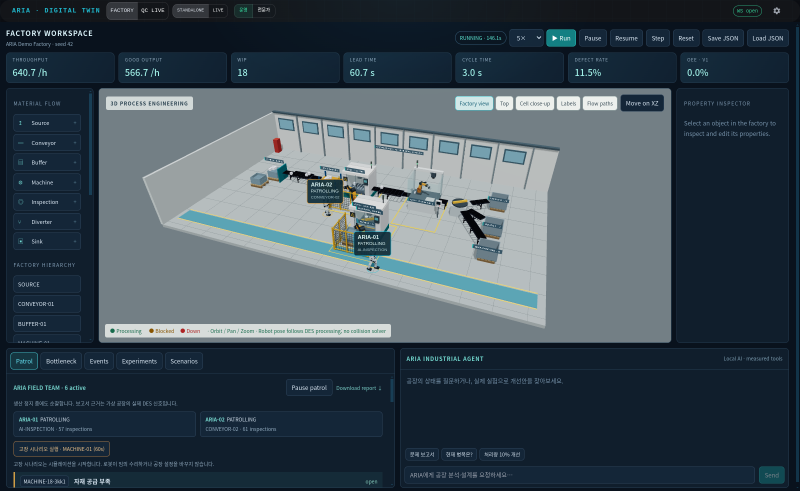
#> input picture docs/images/01-factory-running.png, 1600 x 981 px (shown at 1/2 size)
$ python -i build_vision_audit.py   (imports and definitions only)
#> lines starting #> are read from the running program, lines starting #| are printed output that depends on the picture
"""L1 CPU-only report adapter: reuse verified P1 maps, EvidenceStore and posthoc.
GT is consumed only by this offline audit/evaluation; never detector input.
"""
import csv,json,os,tempfile,shutil
from pathlib import Path
# [1 line not run here, left out]
import numpy as np
from PIL import Image
import matplotlib
# [1 line not run here, left out]
import matplotlib.pyplot as plt
from aria.dashboard import store
from aria.simulation.des.evidence import EvidenceStore
from aria.simulation.dt.posthoc import reconstruct_b
ROOT=store.ROOT;OUT=ROOT/'docs/reports/vision_audit';DATA=ROOT/'data'
CLASSES=('bottle','screw','carpet');MODELS=('coreset','ccifps','random_same_k')
def write(path,value):path.write_text(json.dumps(value,ensure_ascii=False,indent=2,allow_nan=False)+'\n')
def crop(path):
#> called with path = '../docs/images/01-factory-running.png'
 im=Image.open(path).convert('RGB');w,h=im.size
#> in crop, im is the input picture: PIL image 1600x981 RGB; mean R, G, B 61.7, 75.7, 85.8
#> after `w, h = im.size`: w = 1600; h = 981
 size=(256,int(256*h/w)) if w<=h else (int(256*w/h),256)
#> size = (417, 256)
 im=im.resize(size,Image.Resampling.BILINEAR);left=round((size[0]-224)/2);top=round((size[1]-224)/2)
#> after `im = im.resize(size, Image.Resampling.BILINEAR)`:
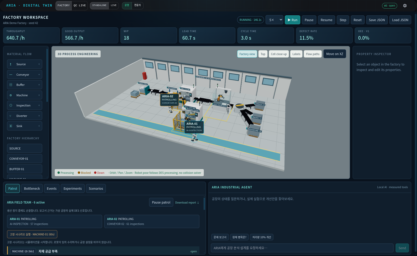
#> im: PIL image 417x256 RGB; mean R, G, B 61.7, 75.7, 85.8
#> after `left = round((size[0] - 224) / 2)`: left = 96
#> after `top = round((size[1] - 224) / 2)`: top = 16
 return im.crop((left,top,left+224,top+224))
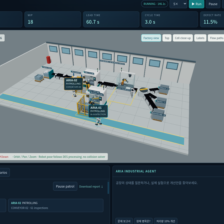
#> returned value: PIL image 224x224 RGB; mean R, G, B 89.2, 103.3, 111.1
# [75 lines left out: functions fit_mask, build, not called in this run]
# [1 line not run here, left out]

>>> result = crop('../docs/images/01-factory-running.png')

$ run again, on docs/images/05-patrol-report.png
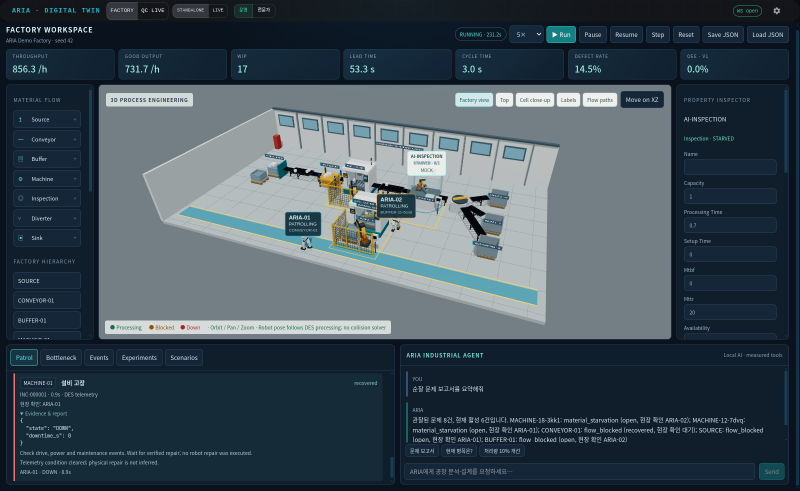
#> input picture docs/images/05-patrol-report.png, 1600 x 981 px (shown at 1/2 size)
#> in crop, im is the input picture: PIL image 1600x981 RGB; mean R, G, B 62.6, 77.3, 87.1
#> in crop, `im = im.resize(size, Image.Resampling.BILINEAR)`:
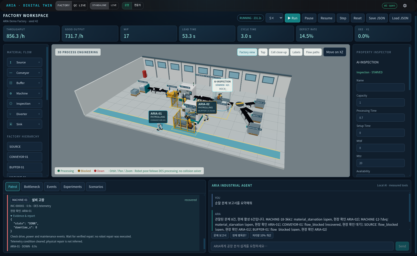
#> im: PIL image 417x256 RGB; mean R, G, B 62.7, 77.3, 87.2
#> in crop, `return im.crop((left,top,left+224,top+224))`:
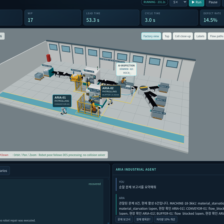
#> returned value: PIL image 224x224 RGB; mean R, G, B 90.1, 104.8, 112.2

$ run again, on docs/images/aria_robot_workflow.gif
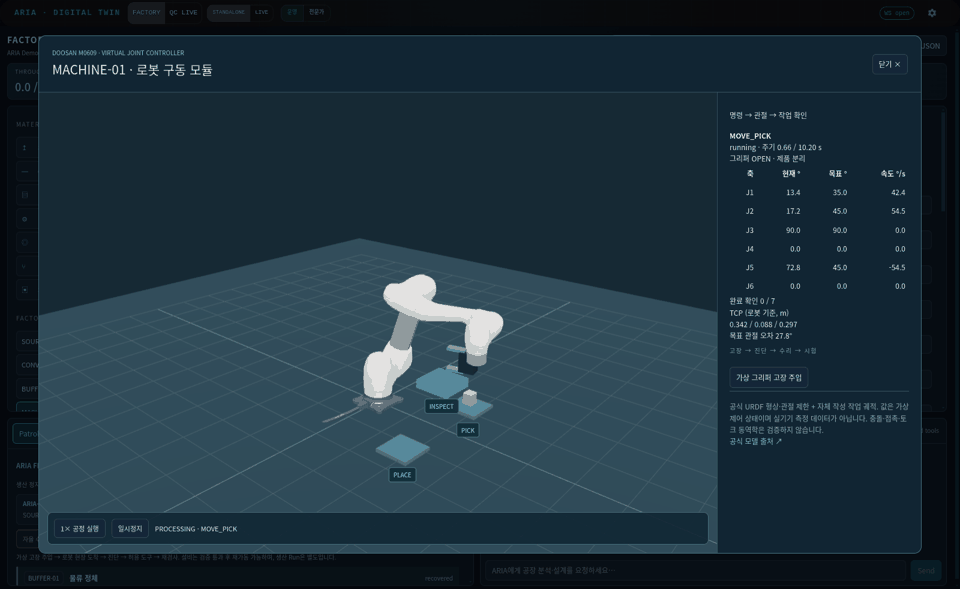
#> input picture docs/images/aria_robot_workflow.gif, 960 x 589 px
#> in crop, im is the input picture: PIL image 960x589 RGB; mean R, G, B 29.4, 48.6, 59.9
#> im: PIL image 417x256 RGB
#> in crop, `return im.crop((left,top,left+224,top+224))`:
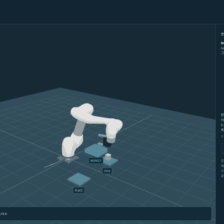
#> returned value: PIL image 224x224 RGB; mean R, G, B 38.8, 61.7, 74.1
